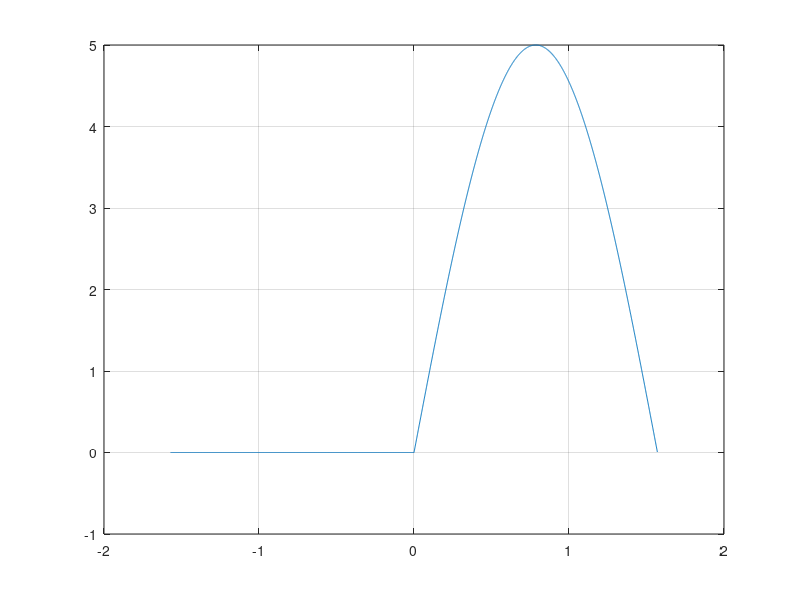

Here is the MATLAB script that generated this plot:
% Jose Ramiro Fuentes Lara
% Ecuaciones Diferenciales parciales
% Ejercicio 03
clc; clear;

%% Se definen nuestras variables constantes para el problema
E = 5;
W = 2;

%% Se establece nuestra condicion inicial asi como el intervalo de nuestra serie
a = E/pi;
t = -pi/W:0.001:pi/W;
u = 0; % Funciona para inicializar nuestra funcion u()

%% Se evaluan los valores de nuestra sumatoria 
for n= 2:2:10000
    u = u + ( ((2*E)*cos(n*W*t)) / (pi*(1+n)*(1-n)) );
end 

%% Se adicionan los valores constantes y se multiplica la sumatoria por su respectivo coeficiente
u = a + E/2*sin(W*t) + u;

%% Se grafica nuestra funcion
plot(t,u);
grid on 